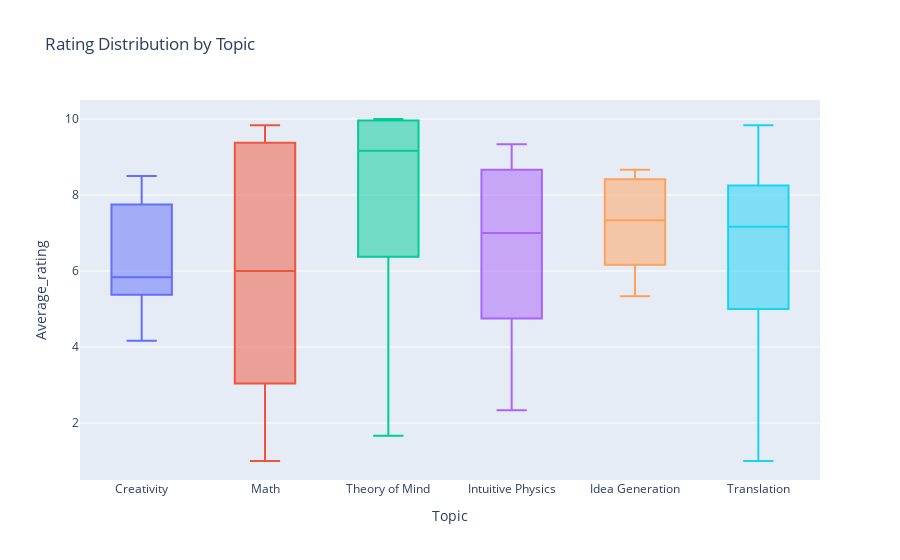

This figure's notebook cell:
### Markdown cell above
The distribution of ratings for each topic

### Code cell
fig = px.box(data, x='Topic', y='Average_rating', title='Rating Distribution by Topic', color='Topic')
fig.update_layout(showlegend=False)
fig.show()

### Figure 1 — Plotly figure (JSON) as saved in the notebook; plotly's stock layout.template omitted (floating-point values rounded to 4 significant figures; data arrays with more than 128 entries replaced by an {"elided": "..."} marker saying what was removed)
{"data": [{"alignmentgroup": "True", "hovertemplate": "Topic=%{x}<br>Average_rating=%{y}<extra></extra>", "legendgroup": "Creativity", "marker": {"color": "#636efa"}, "name": "Creativity", "notched": false, "offsetgroup": "Creativity", "orientation": "v", "showlegend": true, "type": "box", "x": ["Creativity", "Creativity", "Creativity", "Creativity", "Creativity", "Creativity", "Creativity", "Creativity", "Creativity", "Creativity", "Creativity", "Creativity", "Creativity", "Creativity", "Creativity"], "x0": " ", "xaxis": "x", "y": [7.5, 5.5, 5.667, 7.833, 5, 8.5, 5.333, 7, 4.167, 7.833, 5, 8.167, 5.833, 5.833, 7.5], "y0": " ", "yaxis": "y"}, {"alignmentgroup": "True", "hovertemplate": "Topic=%{x}<br>Average_rating=%{y}<extra></extra>", "legendgroup": "Math", "marker": {"color": "#EF553B"}, "name": "Math", "notched": false, "offsetgroup": "Math", "orientation": "v", "showlegend": true, "type": "box", "x": ["Math", "Math", "Math", "Math", "Math", "Math", "Math", "Math", "Math", "Math", "Math", "Math", "Math", "Math", "Math"], "x0": " ", "xaxis": "x", "y": [9.667, 9, 6, 8.833, 9.5, 1.667, 7.667, 9.5, 9.833, 1, 2.833, 3.667, 5.5, 5.4, 1.167], "y0": " ", "yaxis": "y"}, {"alignmentgroup": "True", "hovertemplate": "Topic=%{x}<br>Average_rating=%{y}<extra></extra>", "legendgroup": "Theory of Mind", "marker": {"color": "#00cc96"}, "name": "Theory of Mind", "notched": false, "offsetgroup": "Theory of Mind", "orientation": "v", "showlegend": true, "type": "box", "x": ["Theory of Mind", "Theory of Mind", "Theory of Mind", "Theory of Mind", "Theory of Mind", "Theory of Mind", "Theory of Mind", "Theory of Mind", "Theory of Mind", "Theory of Mind", "Theory of Mind", "Theory of Mind", "Theory of Mind", "Theory of Mind", "Theory of Mind"], "x0": " ", "xaxis": "x", "y": [10, 3.833, 10, 9.833, 10, 8.167, 8.5, 7, 9.833, 6.167, 3.5, 1.667, 9.167, 9.333, 10], "y0": " ", "yaxis": "y"}, {"alignmentgroup": "True", "hovertemplate": "Topic=%{x}<br>Average_rating=%{y}<extra></extra>", "legendgroup": "Intuitive Physics", "marker": {"color": "#ab63fa"}, "name": "Intuitive Physics", "notched": false, "offsetgroup": "Intuitive Physics", "orientation": "v", "showlegend": true, "type": "box", "x": ["Intuitive Physics", "Intuitive Physics", "Intuitive Physics", "Intuitive Physics", "Intuitive Physics", "Intuitive Physics", "Intuitive Physics", "Intuitive Physics", "Intuitive Physics", "Intuitive Physics", "Intuitive Physics", "Intuitive Physics", "Intuitive Physics", "Intuitive Physics", "Intuitive Physics"], "x0": " ", "xaxis": "x", "y": [4.667, 8.667, 6, 8, 9.333, 3, 7, 6.5, 9, 8.667, 2.333, 5, 4.5, 9, 8.333], "y0": " ", "yaxis": "y"}, {"alignmentgroup": "True", "hovertemplate": "Topic=%{x}<br>Average_rating=%{y}<extra></extra>", "legendgroup": "Idea Generation", "marker": {"color": "#FFA15A"}, "name": "Idea Generation", "notched": false, "offsetgroup": "Idea Generation", "orientation": "v", "showlegend": true, "type": "box", "x": ["Idea Generation", "Idea Generation", "Idea Generation", "Idea Generation", "Idea Generation", "Idea Generation", "Idea Generation", "Idea Generation", "Idea Generation", "Idea Generation", "Idea Generation", "Idea Generation", "Idea Generation", "Idea Generation", "Idea Generation"], "x0": " ", "xaxis": "x", "y": [5.5, 6.333, 8.167, 6.167, 8.667, 5.333, 7.333, 7.833, 8.667, 6.5, 7.5, 8.5, 8.667, 6.167, 6.167], "y0": " ", "yaxis": "y"}, {"alignmentgroup": "True", "hovertemplate": "Topic=%{x}<br>Average_rating=%{y}<extra></extra>", "legendgroup": "Translation", "marker": {"color": "#19d3f3"}, "name": "Translation", "notched": false, "offsetgroup": "Translation", "orientation": "v", "showlegend": true, "type": "box", "x": {"elided": "140 str values"}, "x0": " ", "xaxis": "x", "y": {"elided": "140 float values"}, "y0": " ", "yaxis": "y"}], "layout": {"boxmode": "overlay", "legend": {"title": {"text": "Topic"}, "tracegroupgap": 0}, "showlegend": false, "title": {"text": "Rating Distribution by Topic"}, "xaxis": {"anchor": "y", "categoryarray": ["Creativity", "Math", "Theory of Mind", "Intuitive Physics", "Idea Generation", "Translation"], "categoryorder": "array", "domain": [0, 1], "title": {"text": "Topic"}}, "yaxis": {"anchor": "x", "domain": [0, 1], "title": {"text": "Average_rating"}}}}
